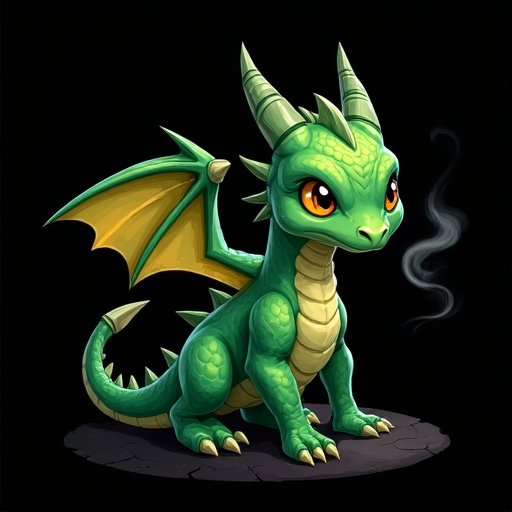
#> input picture token-art/drache_klein.png, 512 x 512 px
$ python build_media.py
#> lines starting #> are read from the running program, lines starting #| are printed output that depends on the picture
#!/usr/bin/env python3
"""Generate promo media for the dsa-pixel-tokens public release.

Outputs to docs/media/:
- banner.png           — 4-token hero banner (wide)
- tokens-grid.png      — 3×4 showcase of named characters from token-art/
- bestiary-grid.png    — 8×5 compact grid of random monsters from assets/monsters/
- chibi-showcase.png   — five named chibi heroes × four rotations
- walk-sara.gif        — animated walk-cycle from assets/sara_walk.png
- walk-barbarian.gif   — animated walk-cycle from assets/lpc_barbarian_walk.png
"""

from pathlib import Path
from PIL import Image, ImageDraw, ImageFont
import random
import sys

ROOT = Path(__file__).resolve().parent.parent
MEDIA = ROOT / "docs" / "media"
MEDIA.mkdir(parents=True, exist_ok=True)

# Dark-cyberpunk backdrop that survives on any GitHub theme
BG = (15, 17, 23)          # #0f1117
ACCENT = (0, 245, 255)     # cyan neon

# ── helpers ──────────────────────────────────────────────────────────────────

def load(path, size=None):
#> called with size = (192, 192)
    im = Image.open(path).convert("RGBA")
    if size:
        im = im.resize(size, Image.NEAREST)
#> im: PIL image 192x192 RGBA
    return im

def paste_centered(bg, fg, cx, cy):
    """Paste fg centered at (cx, cy) on bg, respecting alpha."""
    w, h = fg.size
    bg.paste(fg, (cx - w // 2, cy - h // 2), fg)

# ── 1. Banner ─────────────────────────────────────────────────────────────────

def make_banner():
    """Wide hero banner: 4 iconic tokens on a dark background."""
    picks = ["drache_klein.png", "daemon_teufel.png",
             "mensch_magier.png", "skelett_krieger.png"]
    tiles = [load(ROOT / "token-art" / p, (192, 192)) for p in picks]
#> call 2 of load, with size = (192, 192)
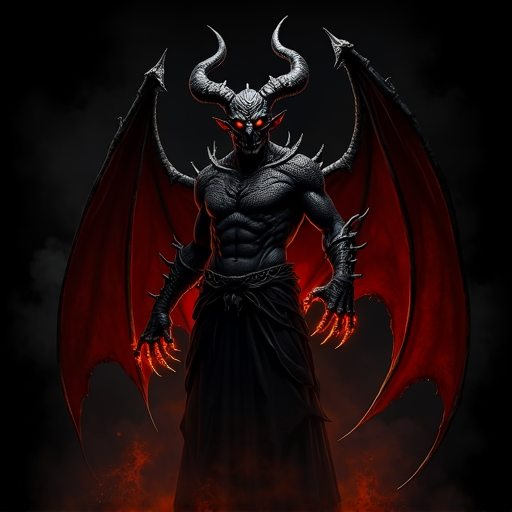
#> input picture token-art/daemon_teufel.png, 512 x 512 px
#> call 3 of load, with size = (192, 192)
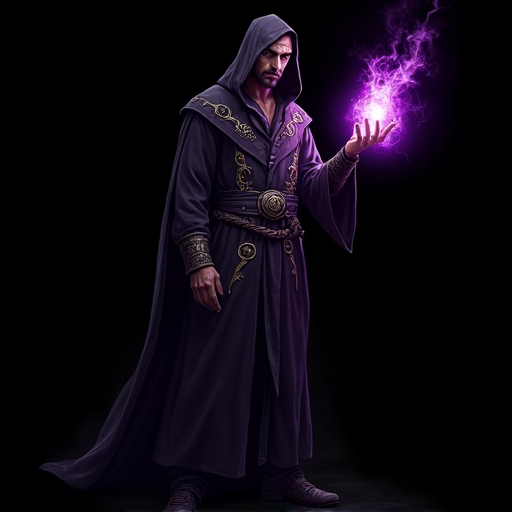
#> input picture token-art/mensch_magier.png, 512 x 512 px
#> call 4 of load, with size = (192, 192)
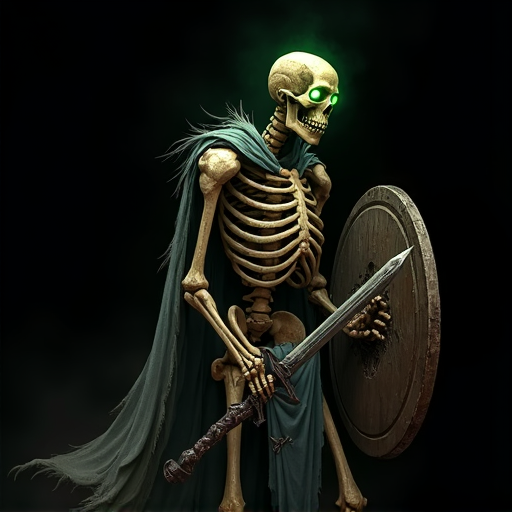
#> input picture token-art/skelett_krieger.png, 512 x 512 px
#> in load (call 4), `im = im.resize(size, Image.NEAREST)`:
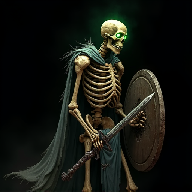
#> im: PIL image 192x192 RGBA; mean R, G, B, A 22.7, 24.2, 18.1, 255
#> tiles = 4 items

    W, H = 1280, 320
    out = Image.new("RGB", (W, H), BG)
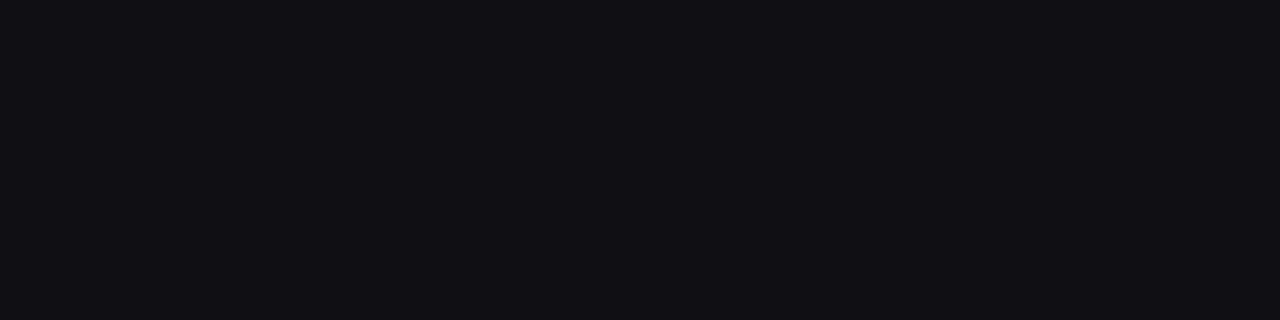
#> out: PIL image 1280x320 RGB; mean R, G, B 15, 17, 23
    spacing = W // 5
    for i, t in enumerate(tiles):
        paste_centered(out, t, spacing * (i + 1), H // 2)
#> this loop made 4 passes
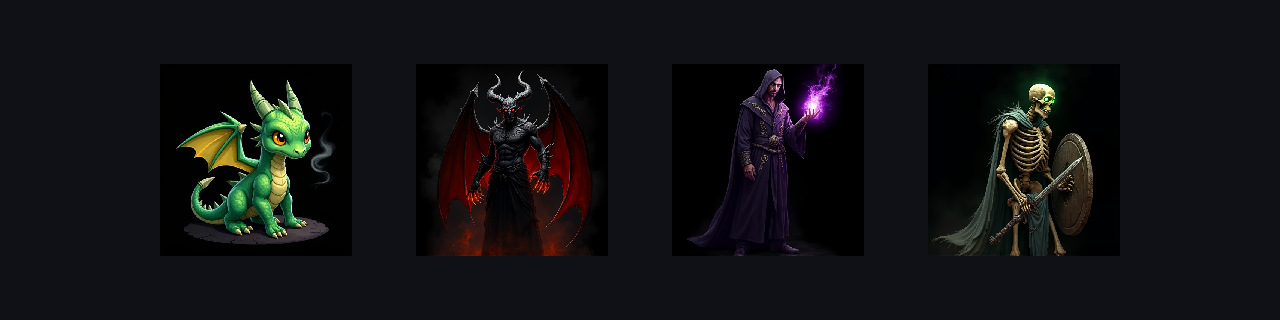
#> out: PIL image 1280x320 RGB; mean R, G, B 17.7, 18.3, 20.9

    out.save(MEDIA / "banner.png", optimize=True)
    print("  banner.png              1280×320")

# ── 2. Tokens grid (named artwork) ───────────────────────────────────────────

def make_tokens_grid():
    """3×4 grid of the named 1-bit-style token artwork in token-art/."""
    picks = [
        "mensch_kriegerin.png", "mensch_magier.png", "drache_klein.png",
        "daemon_teufel.png", "goblin_schurke.png", "dunkelelf_assassine.png",
        "ork_krieger.png", "ork_schamane.png", "skelett_krieger.png",
        "untot_zombie.png", "thorwaler.png", "tulamide_haendler.png",
    ]
    tiles = []
    for p in picks:
        candidate = ROOT / "token-art" / p
        if candidate.exists():
            tiles.append(load(candidate, (160, 160)))

    cols, rows = 4, 3
#> cols = 4; rows = 3
    cell = 180
    W, H = cell * cols, cell * rows
#> W = 720; H = 540
    out = Image.new("RGB", (W, H), BG)
#> out: PIL image 720x540 RGB
    for i, t in enumerate(tiles[: cols * rows]):
        cx = (i % cols) * cell + cell // 2
        cy = (i // cols) * cell + cell // 2
        paste_centered(out, t, cx, cy)
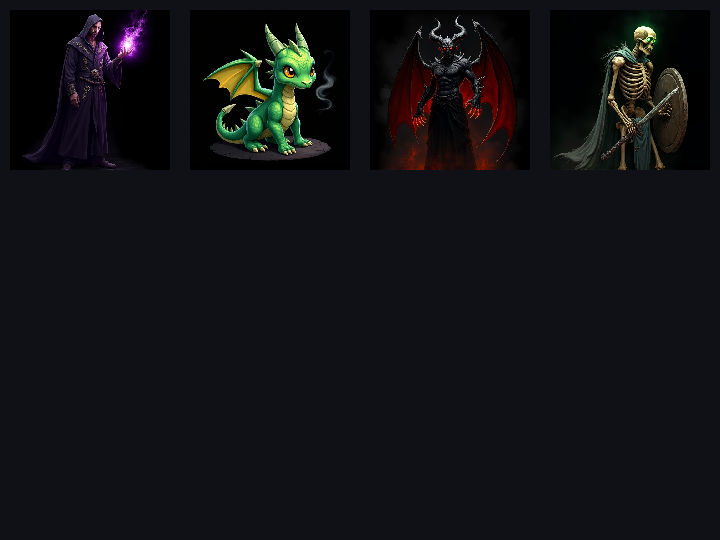
#> out: PIL image 720x540 RGB; mean R, G, B 17, 17.9, 21.5

    out.save(MEDIA / "tokens-grid.png", optimize=True)
    print(f"  tokens-grid.png         {W}×{H}  ({len(tiles)} tokens)")

# ── 3. Bestiary grid (random sample of 40 monsters) ──────────────────────────

def make_bestiary_grid():
    """8×5 compact grid of random monster tokens — illustrates scale."""
    all_monsters = list((ROOT / "assets" / "monsters").glob("*.png"))
    if not all_monsters:
        print("  bestiary-grid           SKIPPED (no assets/monsters/*.png)")
        return

    random.seed(42)
    picks = random.sample(all_monsters, min(40, len(all_monsters)))

    cell = 96
    cols, rows = 8, 5
    W, H = cell * cols, cell * rows
    out = Image.new("RGB", (W, H), BG)

    for i, p in enumerate(picks[: cols * rows]):
        try:
            t = load(p, (88, 88))
        except Exception:
            continue
        cx = (i % cols) * cell + cell // 2
        cy = (i // cols) * cell + cell // 2
        paste_centered(out, t, cx, cy)

    out.save(MEDIA / "bestiary-grid.png", optimize=True)
    print(f"  bestiary-grid.png       {W}×{H}  (40 of {len(all_monsters)})")

# ── 4. Chibi showcase (5 heroes × 4 rotations) ───────────────────────────────

def make_chibi_showcase():
    """Five named chibi heroes × four directional rotations."""
    chibi_root = ROOT / "assets" / "monsters" / "chibi"
    heroes = []
    for name in ["alrik", "brandt", "dunya", "edo", "tamir"]:
        rots = chibi_root / name / "rotations"
        if not rots.exists():
            continue
        row = []
        for direction in ["north", "east", "south", "west"]:
            p = rots / f"{direction}.png"
            if p.exists():
                row.append((name, direction, p))
        if len(row) == 4:
            heroes.append(row)

    if not heroes:
        print("  chibi-showcase          SKIPPED (no chibi rotations)")
        return

    cell = 120
    cols, rows = 4, len(heroes)
    # +32 on top for direction labels, +120 on left for hero names
    H_PAD = 32
    W_PAD = 120
    W = cols * cell + W_PAD
    H = rows * cell + H_PAD

    out = Image.new("RGB", (W, H), BG)
    draw = ImageDraw.Draw(out)

    try:
        font = ImageFont.truetype("arial.ttf", 14)
    except Exception:
        font = ImageFont.load_default()

    # direction headers
    for c, d in enumerate(["N", "E", "S", "W"]):
        cx = W_PAD + c * cell + cell // 2
        draw.text((cx - 5, 8), d, fill=ACCENT, font=font)

    for r, row in enumerate(heroes):
        # hero name on the left
        name = row[0][0].upper()
        draw.text((10, H_PAD + r * cell + cell // 2 - 8), name,
                  fill=ACCENT, font=font)
        for c, (_, _, path) in enumerate(row):
            try:
                t = load(path, (110, 110))
            except Exception:
                continue
            cx = W_PAD + c * cell + cell // 2
            cy = H_PAD + r * cell + cell // 2
            paste_centered(out, t, cx, cy)

    out.save(MEDIA / "chibi-showcase.png", optimize=True)
    print(f"  chibi-showcase.png      {W}×{H}  ({len(heroes)} heroes × 4 dirs)")

# ── 5. Walk-cycle GIFs ───────────────────────────────────────────────────────

def make_walk_gif(sheet_path, out_name, frames=9, row=2, cell=64, fps=10):
    """
    LPC walk cycle: 4 rows (N, W, S, E) × 9 frames of `cell` px.
    Default sheet is 576×256 = 9×64 × 4×64.
    row=2 = "south" direction (walking toward camera) for front-facing preview.
    """
    if not Path(sheet_path).exists():
        print(f"  {out_name}   SKIPPED (sheet missing)")
        return

    sheet = Image.open(sheet_path).convert("RGBA")
    cw, ch = cell, cell
    y = row * ch

    # Extract frames
    orig_frames = [sheet.crop((i * cw, y, (i + 1) * cw, y + ch))
                   for i in range(frames)]

    # Scale up 4× so the pixel art stays crunchy on GitHub
    scale = 4
    big_frames = [f.resize((cw * scale, ch * scale), Image.NEAREST)
                  for f in orig_frames]

    # Compose each frame onto a dark backdrop so transparency renders
    # consistently in the final GIF (palette mode loses alpha).
    W = cw * scale + 40
    H = ch * scale + 40
    composited = []
    for f in big_frames:
        bg = Image.new("RGB", (W, H), BG)
        paste_centered(bg, f, W // 2, H // 2)
        composited.append(bg.convert("P", palette=Image.ADAPTIVE))

    duration_ms = int(1000 / fps)
    composited[0].save(
        MEDIA / out_name,
        save_all=True,
        append_images=composited[1:],
        optimize=True,
        duration=duration_ms,
        loop=0,
        disposal=2,
    )
    print(f"  {out_name:<20}    {W}×{H}  ({frames} frames, {fps} fps)")

# ── main ──────────────────────────────────────────────────────────────────────

if __name__ == "__main__":
    print("Building docs/media/ …")
    make_banner()
    make_tokens_grid()
    make_bestiary_grid()
    make_chibi_showcase()
    make_walk_gif(ROOT / "assets" / "sara_walk.png",       "walk-sara.gif")
    make_walk_gif(ROOT / "assets" / "lpc_barbarian_walk.png",
                                                            "walk-barbarian.gif")
    print("Done.")
